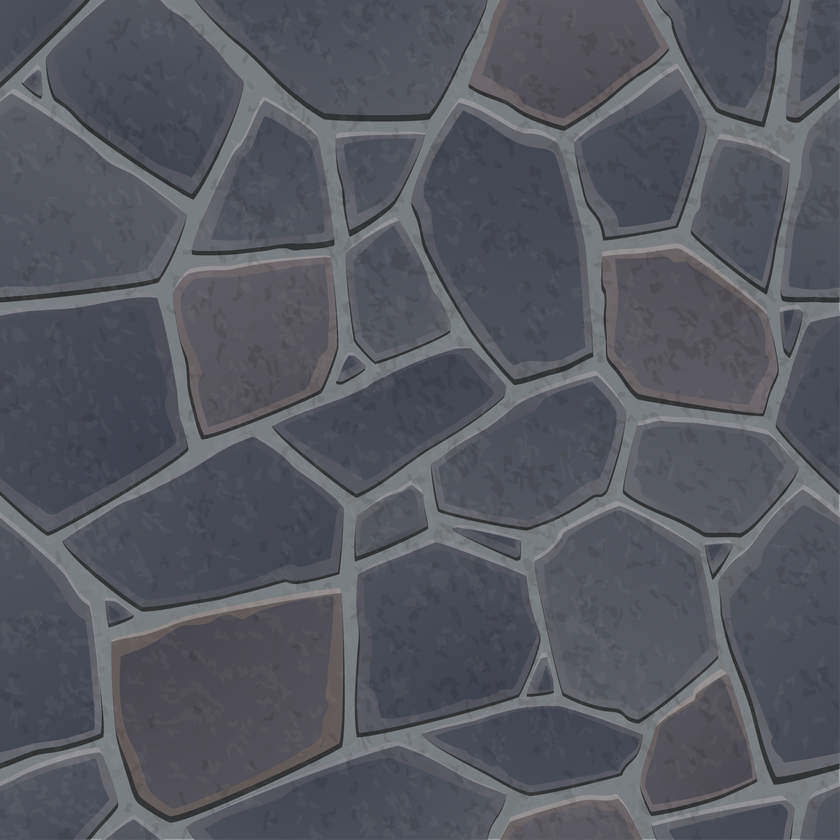
#> input picture assets/wall.png, 840 x 840 px, shrunk from 2084 x 2084 before the run
$ python ans_map.py
#> lines starting #> are read from the running program, lines starting #| are printed output that depends on the picture
from PIL import Image
from PIL import ImageFilter

img = Image.open("../assets/wall.png")
#> img is the input picture: PIL image 840x840 RGBA; mean R, G, B, A 85.6, 87.9, 95.8, 255

img1 = img.filter(ImageFilter.BLUR)

img2 = img.filter(ImageFilter.CONTOUR)
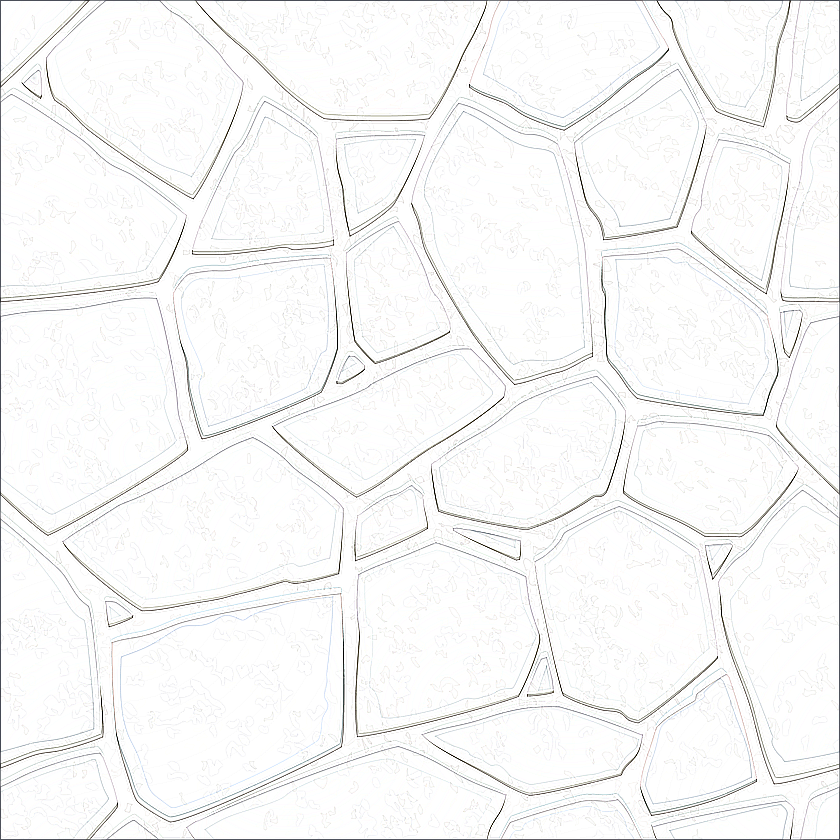
#> img2: PIL image 840x840 RGBA; mean R, G, B, A 247.9, 248, 247.8, 255; transparent parts drawn white

img3 = img.filter(ImageFilter.EMBOSS)
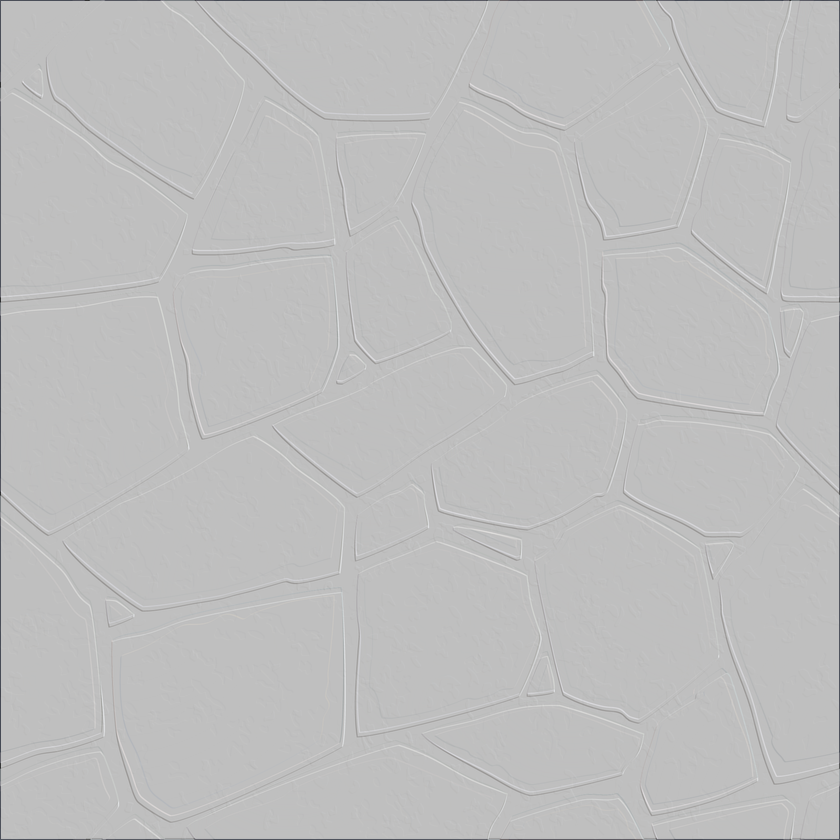
#> img3: PIL image 840x840 RGBA; mean R, G, B, A 127.8, 127.8, 127.8, 128.6; transparent parts drawn white
img.show()
img1.show()
img2.show()
img3.show()

$ run again, with assets/brown.png copied over assets/wall.png
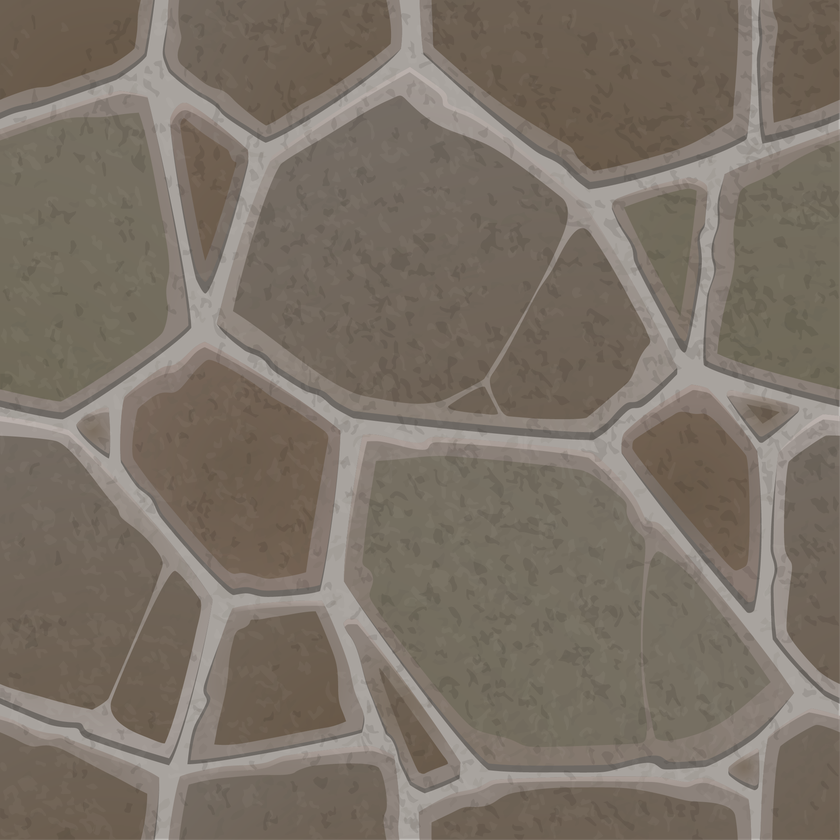
#> input picture assets/brown.png, 840 x 840 px, shrunk from 2084 x 2084 before the run
#> img is the input picture: PIL image 840x840 RGBA; mean R, G, B, A 123, 113.3, 102.4, 255
#> `img2 = img.filter(ImageFilter.CONTOUR)`:
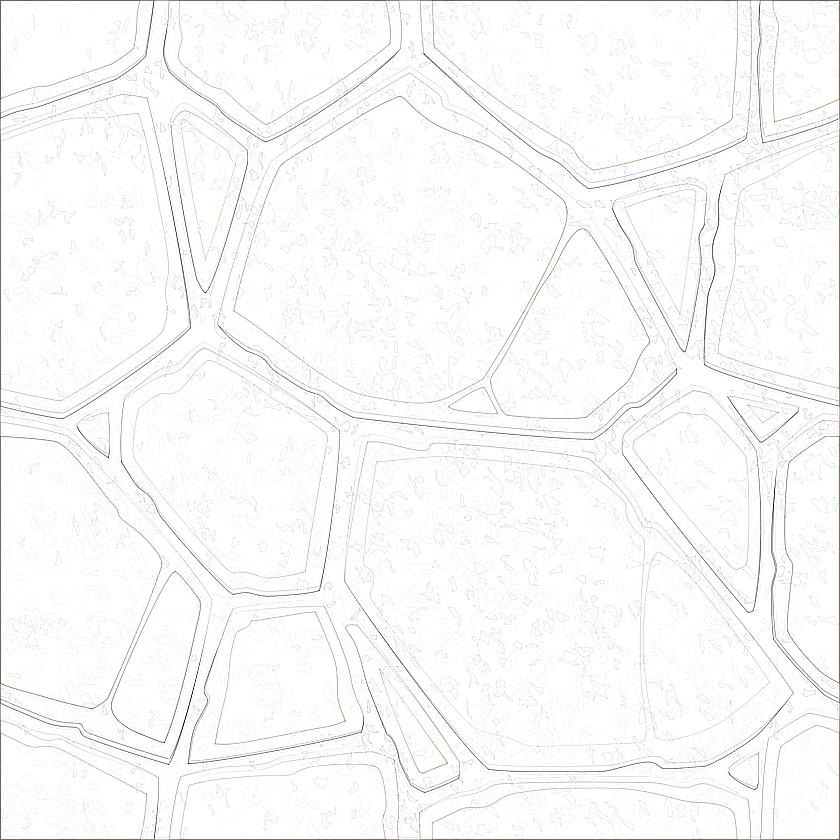
#> img2: PIL image 840x840 RGBA; mean R, G, B, A 249.5, 249.5, 249.4, 255; transparent parts drawn white

$ run again, with assets/stone.png copied over assets/wall.png
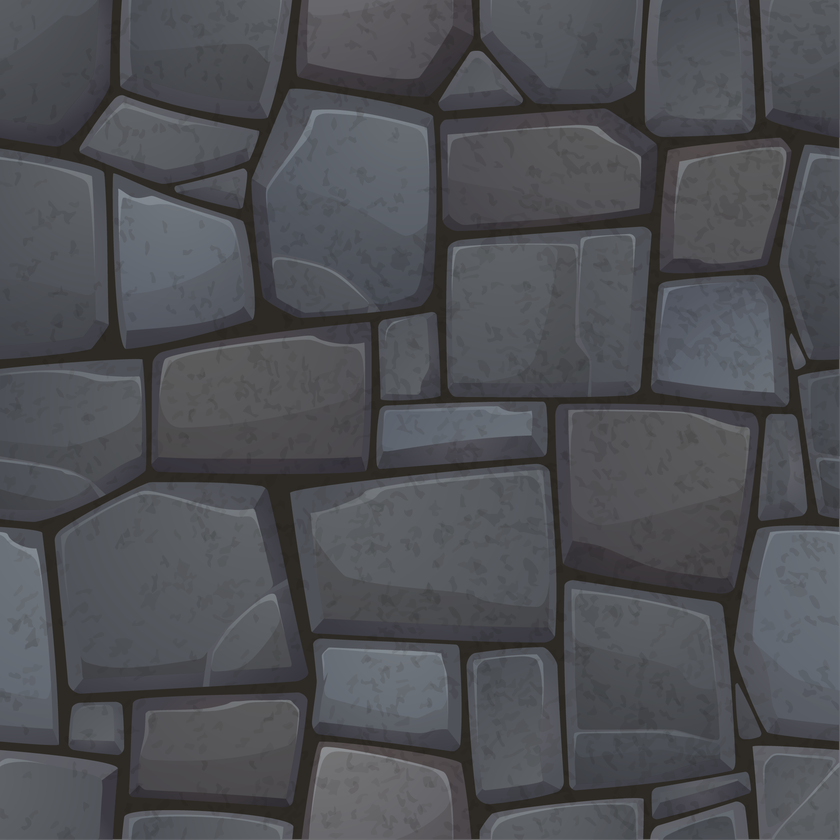
#> input picture assets/stone.png, 840 x 840 px, shrunk from 2084 x 2084 before the run
#> img is the input picture: PIL image 840x840 RGBA; mean R, G, B, A 78.5, 79.8, 84.2, 255
#> `img2 = img.filter(ImageFilter.CONTOUR)`:
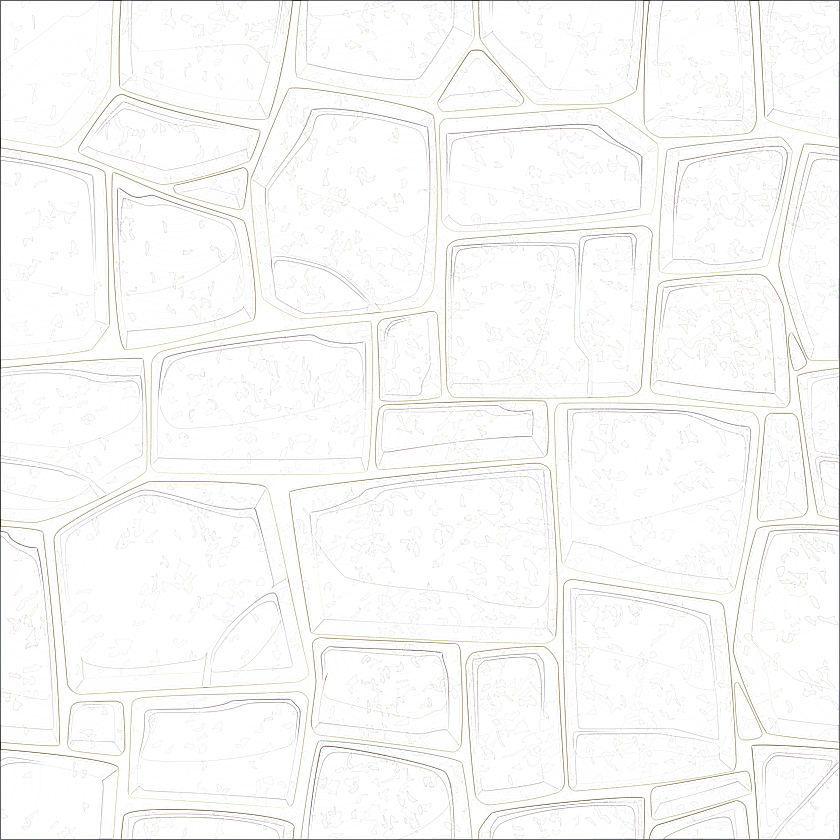
#> img2: PIL image 840x840 RGBA; mean R, G, B, A 249.8, 249.4, 248.6, 254.9; transparent parts drawn white
